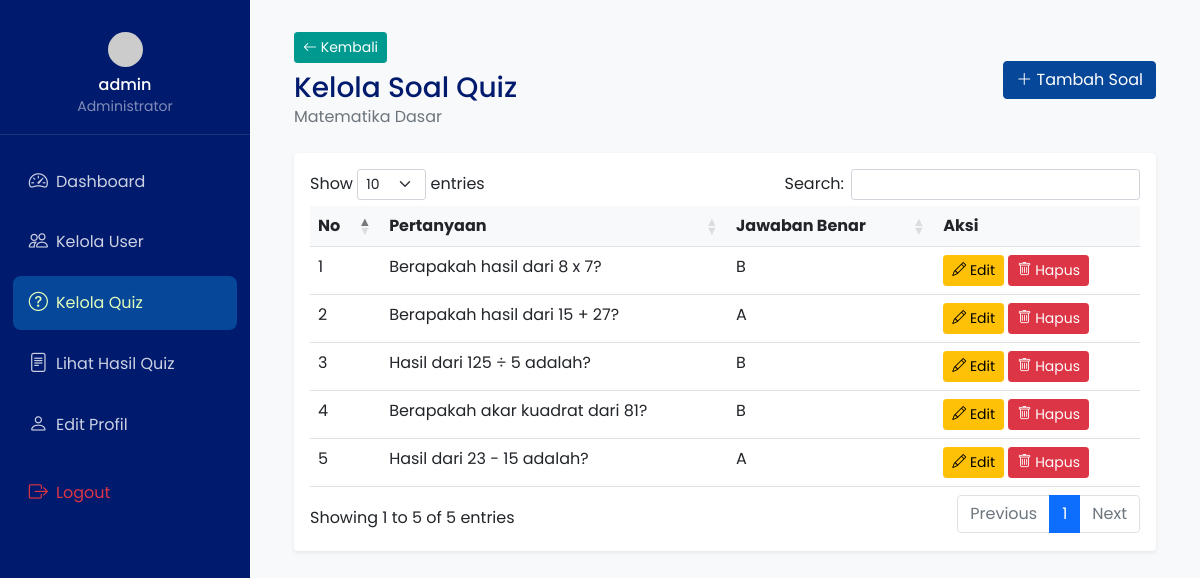
The app's page /admin/questions.php?quiz_id=1 (signed in) with its own data.
### tables this page shows
CREATE TABLE IF NOT EXISTS quiz (
    id INT PRIMARY KEY AUTO_INCREMENT,
    title VARCHAR(100) NOT NULL,
    description TEXT,
    is_active BOOLEAN DEFAULT FALSE,
    created_at TIMESTAMP DEFAULT CURRENT_TIMESTAMP,
    updated_at TIMESTAMP DEFAULT CURRENT_TIMESTAMP ON UPDATE CURRENT_TIMESTAMP,
    deleted_at TIMESTAMP NULL DEFAULT NULL
);

CREATE TABLE IF NOT EXISTS questions (
    id INT PRIMARY KEY AUTO_INCREMENT,
    quiz_id INT,
    question TEXT NOT NULL,
    option_a VARCHAR(255) NOT NULL,
    option_b VARCHAR(255) NOT NULL,
    option_c VARCHAR(255) NOT NULL,
    option_d VARCHAR(255) NOT NULL,
    answer ENUM('A','B','C','D') NOT NULL,
    explanation TEXT,
    created_at TIMESTAMP DEFAULT CURRENT_TIMESTAMP,
    updated_at TIMESTAMP DEFAULT CURRENT_TIMESTAMP ON UPDATE CURRENT_TIMESTAMP,
    deleted_at TIMESTAMP NULL DEFAULT NULL,
    FOREIGN KEY (quiz_id) REFERENCES quiz(id)
);

### admin/questions.php (the view, shortened to what this page needs)
<?php
require_once '../config/config.php';
$quiz_id = $_GET['quiz_id'];
$query = "SELECT * FROM quiz WHERE id = ?";
$stmt = mysqli_prepare($conn, $query);
mysqli_stmt_bind_param($stmt, "i", $quiz_id);
mysqli_stmt_execute($stmt);
$quiz = mysqli_stmt_get_result($stmt)->fetch_assoc();
$query = "SELECT * FROM questions WHERE quiz_id = ? AND deleted_at IS NULL ORDER BY id ASC";
$stmt = mysqli_prepare($conn, $query);
mysqli_stmt_bind_param($stmt, "i", $quiz_id);
mysqli_stmt_execute($stmt);
$questions = mysqli_stmt_get_result($stmt);
?>
<!DOCTYPE html>
<html>
<head>
    <link href="https://cdn.jsdelivr.net/npm/bootstrap@5.1.3/dist/css/bootstrap.min.css" rel="stylesheet">
    <link href="https://cdn.jsdelivr.net/npm/bootstrap-icons@1.7.2/font/bootstrap-icons.css" rel="stylesheet">
    <link href="https://cdn.datatables.net/1.11.5/css/dataTables.bootstrap5.min.css" rel="stylesheet">
    <link href="/assets/css/style.css" rel="stylesheet">
    <link href="/assets/css/sidebar.css" rel="stylesheet">
</head>
<body class="bg-light">
    <?php include 'components/sidebar.php'; ?>
    <div class="main-content">
        <div class="container-fluid">
            <div class="d-flex justify-content-between align-items-center mb-4">
                <div>
                    <div class="d-flex align-items-center gap-3 mb-2">
                        <a href="quiz.php" class="btn btn-secondary btn-sm">
                            <i class="bi bi-arrow-left"></i> Kembali
                        </a>
                    </div>
                    <h3 class="text-primary-dark mb-0">Kelola Soal Quiz</h3>
                    <p class="text-secondary mb-0"><?php echo htmlspecialchars($quiz['title']); ?></p>
                </div>
                <div>
                    <button class="btn btn-primary" data-bs-toggle="modal" data-bs-target="#addQuestionModal">
                        <i class="bi bi-plus-lg"></i> Tambah Soal
                    </button>
                </div>
            </div>
            <div class="card shadow-sm">
                <div class="card-body">
                    <div class="table-responsive">
                        <table class="table table-hover" id="questionsTable">
                            <thead class="bg-light">
                                <tr>
                                    <th>No</th>
                                    <th>Pertanyaan</th>
                                    <th>Jawaban Benar</th>
                                    <th>Aksi</th>
                                </tr>
                            </thead>
                            <tbody>
                                <?php
                                if (mysqli_num_rows($questions) > 0) {
                                    $no = 1;
                                    while ($row = mysqli_fetch_assoc($questions)) {
                                ?>
                                <tr>
                                    <td><?php echo $no++; ?></td>
                                    <td><?php echo htmlspecialchars($row['question']); ?></td>
                                    <td><?php echo $row['answer']; ?></td>
                                    <td>
                                        <button class="btn btn-warning btn-sm edit-btn"
                                                data-id="<?php echo $row['id']; ?>"
                                                data-question="<?php echo htmlspecialchars($row['question']); ?>"
                                                data-option-a="<?php echo htmlspecialchars($row['option_a']); ?>"
                                                data-option-b="<?php echo htmlspecialchars($row['option_b']); ?>"
                                                data-option-c="<?php echo htmlspecialchars($row['option_c']); ?>"
                                                data-option-d="<?php echo htmlspecialchars($row['option_d']); ?>"
                                                data-answer="<?php echo $row['answer']; ?>"
                                                data-explanation="<?php echo htmlspecialchars($row['explanation']); ?>">
                                            <i class="bi bi-pencil"></i> Edit
                                        </button>
                                        <a href="question_process.php?delete=<?php echo $row['id']; ?>&quiz_id=<?php echo $quiz_id; ?>"
                                           class="btn btn-danger btn-sm delete-btn">
                                            <i class="bi bi-trash"></i> Hapus
                                        </a>
                                    </td>
                                </tr>
                                <?php
                                    }
                                } else {
                                    echo '<tr><td colspan="4" class="text-center">Belum ada soal</td></tr>';
                                }
                                ?>
                            </tbody>
                        </table>
                    </div>
                </div>
            </div>
        </div>
    </div>
</body>
</html>

### assets/css/style.css (style rules this page uses)
:root { --primary-dark: #001A6E; --primary: #074799; --secondary: #009990; --light: #E1FFBB; --white: #ffffff; --gray: #6c757d; --success: #28a745; --danger: #dc3545; --font-family: 'Poppins', sans-serif; }
.btn-primary { background-color: var(--primary); border-color: var(--primary); }
.btn-secondary { background-color: var(--secondary); border-color: var(--secondary); }
.card { border: none; box-shadow: 0 2px 10px rgba(0,0,0,0.1); }
.text-primary-dark { color: var(--primary-dark) !important; }
body { font-family: var(--font-family); }
h1, h2, h3, h4, h5, h6, .form-label { font-family: var(--font-family); }

### assets/css/sidebar.css (style rules this page uses)
.main-content { margin-left: 250px; padding: 2rem; transition: all 0.3s; }

### records on screen
quiz: title "Matematika Dasar"
questions: question "Berapakah hasil dari 8 x 7?", answer "B"
questions: question "Berapakah hasil dari 15 + 27?", answer "A"
questions: question "Hasil dari 125 ÷ 5 adalah?", answer "B"
questions: question "Berapakah akar kuadrat dari 81?", answer "B"
questions: question "Hasil dari 23 - 15 adalah?", answer "A"

### other values on screen
$_SESSION['username'] "admin"
